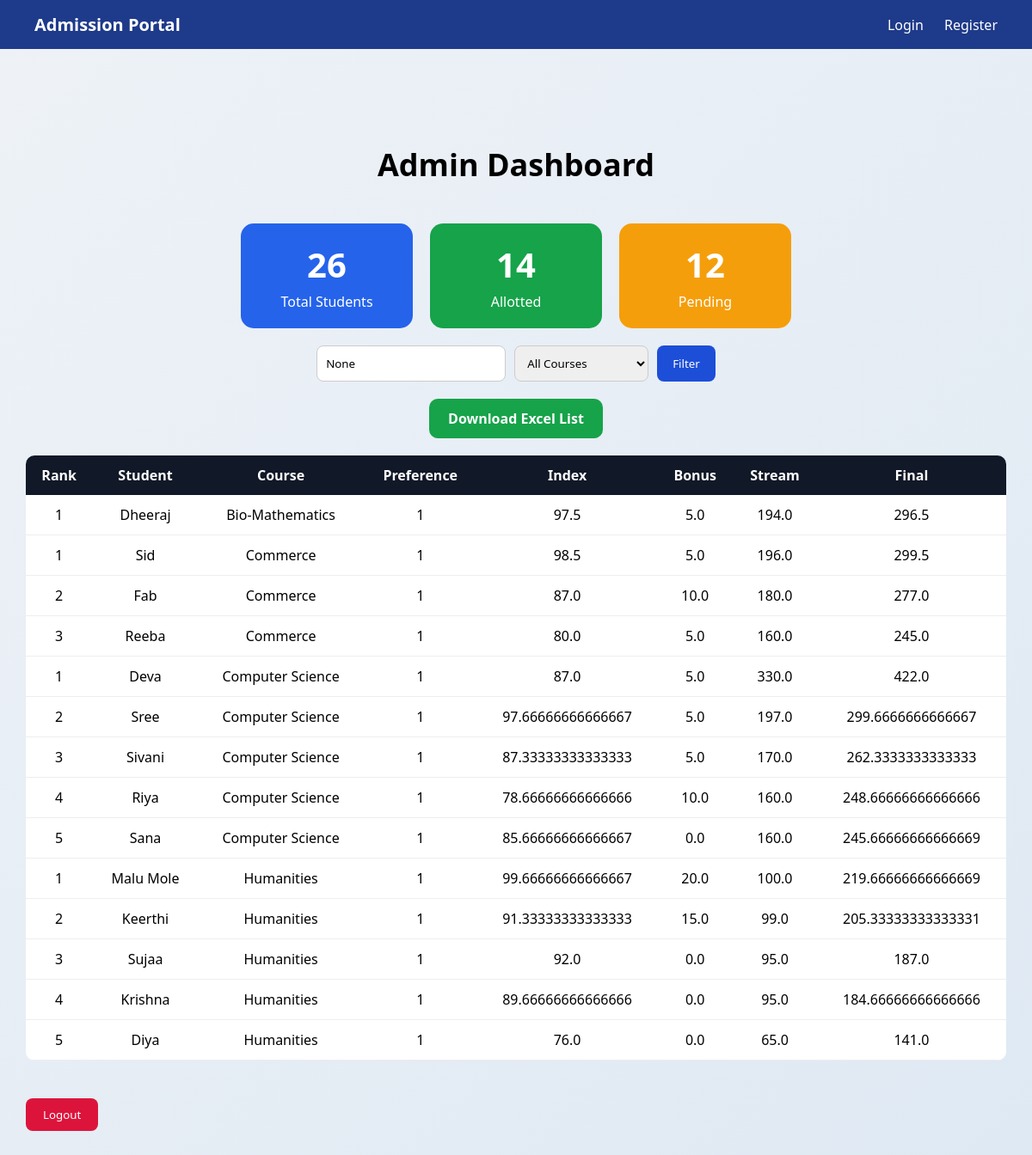
The app's page /admin-dashboard/ (signed in), older data.
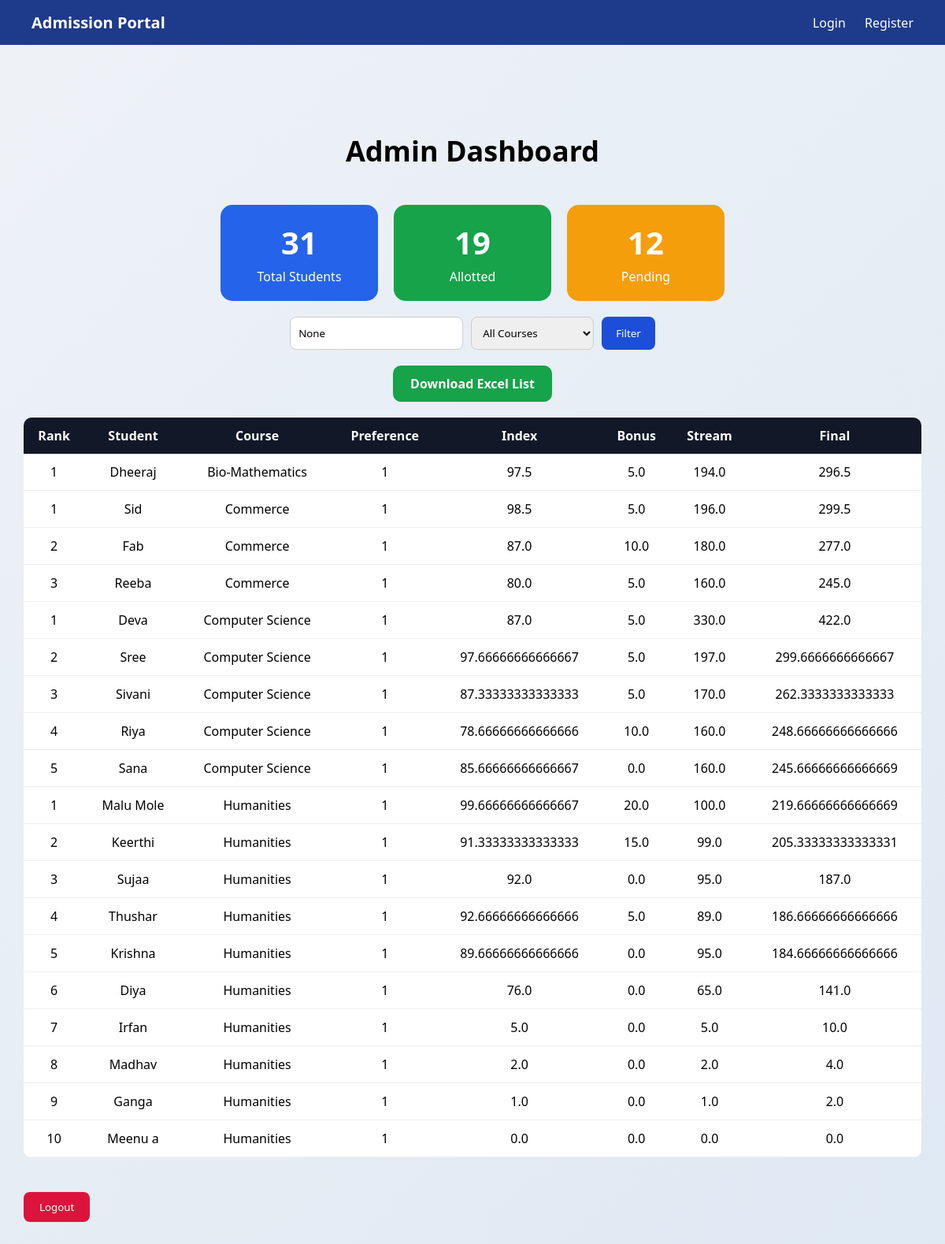
The same page, newer data.
### calculation/models.py (models this page shows, shortened)
class AdmissionResult(models.Model):
    student = models.ForeignKey(
        Student,
        on_delete=models.CASCADE
    )
    course = models.CharField(
        max_length=50,
        choices=COURSE_CHOICES
    )
    preference_order = models.IntegerField(default=1)
    index_mark = models.FloatField(default=0)
    bonus_mark = models.FloatField(default=0)
    final_score = models.FloatField(default=0)
    stream_score = models.FloatField(default=0)
    rank = models.IntegerField(
        null=True,
        blank=True
    )
    allotted = models.BooleanField(default=False)

### accounts/models.py (models this page shows, shortened)
class Student(models.Model):
    student_id = models.AutoField(primary_key=True)
    BOARD_CHOICES = [
        ('CBSE', 'CBSE'),
        ('KERALA', 'Kerala State'),
    ]
    STATUS_CHOICES = [
        ('pending', 'Pending'),       # after registration
        ('active', 'Active'),         # profile completed
        ('submitted', 'Application Submitted'),   # final application submitted
        ('ranked', 'Ranked the Lists'),        # after admin processing
    ]
    user = models.OneToOneField(User, on_delete=models.CASCADE)
    name = models.CharField(max_length=100)
    dob = models.DateField(null=True, blank=True)
    mobile = models.CharField(max_length=15)
    email = models.EmailField(unique=True)
    board = models.CharField(
        max_length=10,
        choices=BOARD_CHOICES,
        null=False,
        blank=False
    )
    status = models.CharField(
        max_length=20,
        choices=STATUS_CHOICES,
        default='pending'
    )
    created_at = models.DateTimeField(auto_now_add=True)

### accounts/views.py (the view)
# urls.py: path('admin-dashboard/', views.admin_dashboard, name='admin_dashboard'),
@login_required
def admin_dashboard(request):
    selected_course = request.GET.get('course')
    search_query = request.GET.get('search')
    results = AdmissionResult.objects.filter(
        allotted=True
    )
    if search_query:
        results = results.filter(
            student__name__icontains=search_query
        )
    if selected_course:
        results = results.filter(course__iexact=selected_course)
    results = results.order_by(
        'course',
        'rank'
    )
    total_students = Student.objects.count()
    allotted_students = AdmissionResult.objects.filter(
        allotted=True
    ).values('student').distinct().count()
    pending_students = total_students - allotted_students
    context = {
        'results': results,
        'selected_course': selected_course,
        'search_query': search_query,
        'total_students': total_students,
        'allotted_students': allotted_students,
        'pending_students': pending_students,
    }
    return render(
        request,
        'admin_dashboard.html',
        context
    )

### templates/admin_dashboard.html (shortened to what this page needs)
{% extends 'base.html' %}
{% load static %}
{% block content %}
<div class="admin-wrapper">
    <h2 class="title">Admin Dashboard</h2>
    <br><br>
    <div class="stats">
        <div class="card blue">
            <h1>{{ total_students }}</h1>
            <p>Total Students</p>
        </div>
        <div class="card green">
            <h1>{{ allotted_students }}</h1>
            <p>Allotted</p>
        </div>
        <div class="card orange">
            <h1>{{ pending_students }}</h1>
            <p>Pending</p>
        </div>
    </div>
    <form method="GET" class="filter">
        <input type="text" name="search" placeholder="Search student..." value="{{ search_query }}">
        <select name="course">
            <option value="">All Courses</option>
        </select>
        <button type="submit">Filter</button>
    </form>
    <div class="table-box">
        <table>
            <thead>
                <tr>
                    <th>Rank</th>
                    <th>Student</th>
                    <th>Course</th>
                    <th>Preference</th>
                    <th>Index</th>
                    <th>Bonus</th>
                    <th>Stream</th>
                    <th>Final</th>
                </tr>
            </thead>
            <tbody>
                {% for r in results %}
                <tr>
                    <td>{{ r.rank }}</td>
                    <td>{{ r.student.name }}</td>
                    <td>{{ r.course }}</td>
                    <td>{{ r.preference_order }}</td>
                    <td>{{ r.index_mark }}</td>
                    <td>{{ r.bonus_mark }}</td>
                    <td>{{ r.stream_score }}</td>
                    <td>{{ r.final_score }}</td>
                </tr>
                {% endfor %}
    <div class="top-actions">
        <a href = "{% url 'download_allotment' %}?course={{ selected_course }}&search={{ search_query }}" class="download-btn">
            Download Excel List
        </a>
    </div>
            </tbody>
        </table>
    <br><br>
    <button class="logout-btn" onclick="location.href='/logout/'">
        Logout
    </button>
    </div>
</div>
{% endblock %}

### templates/base.html (shortened to what this page needs)
{% load static %}
<!DOCTYPE html>
<html>
<head>
    <link rel="stylesheet" href="{% static 'css/style.css' %}">
</head>
<body>
<nav class="navbar">
    <div class="nav-container">
        <div class="nav-title">Admission Portal</div>
        <div class="nav-links">
            <a href="/">Login</a>
            <a href="/register/">Register</a>
        </div>
    </div>
</nav>
<div class="main-container">
    {% block content %}{% endblock %}
</div>
</body>
</html>

### static/css/style.css (style rules this page uses)
* { margin: 0; padding: 0; box-sizing: border-box; font-family: 'Segoe UI', sans-serif; }
body { background: linear-gradient(135deg, #eef2f7, #dfe9f3); min-height: 100vh; }
.navbar { background: #1e3a8a; padding: 15px 40px; }
.nav-container { display: flex; justify-content: space-between; align-items: center; }
.nav-title { color: white; font-size: 20px; font-weight: bold; }
.nav-links a { color: white; text-decoration: none; margin-left: 20px; font-weight: 500; transition: 0.3s; }
.main-container { display: flex; justify-content: center; align-items: center; margin-top: 80px; flex-direction: column; }
.logout-btn { padding: 10px 20px; background: crimson; color: white; border: none; border-radius: 8px; cursor: pointer; }

Row changes from the older to the newer data that the page shows:
removed AdmissionResult: rank "4", student.name "Krishna", course "Humanities", preference_order "1", index_mark "89.66666666666666", bonus_mark "0.0", stream_score "95.0", final_score "184.66666666666666"
removed AdmissionResult: rank "5", student.name "Diya", course "Humanities", preference_order "1", index_mark "76.0", bonus_mark "0.0", stream_score "65.0", final_score "141.0"
added AdmissionResult: rank "4", student.name "Thushar", course "Humanities", preference_order "1", index_mark "92.66666666666666", bonus_mark "5.0", stream_score "89.0", final_score "186.66666666666666"
added AdmissionResult: rank "5", student.name "Krishna", course "Humanities", preference_order "1", index_mark "89.66666666666666", bonus_mark "0.0", stream_score "95.0", final_score "184.66666666666666"
added AdmissionResult: rank "6", student.name "Diya", course "Humanities", preference_order "1", index_mark "76.0", bonus_mark "0.0", stream_score "65.0", final_score "141.0"
added AdmissionResult: rank "7", student.name "Irfan", course "Humanities", preference_order "1", index_mark "5.0", bonus_mark "0.0", stream_score "5.0", final_score "10.0"
added AdmissionResult: rank "8", student.name "Madhav", course "Humanities", preference_order "1", index_mark "2.0", bonus_mark "0.0", stream_score "2.0", final_score "4.0"
added AdmissionResult: rank "9", student.name "Ganga", course "Humanities", preference_order "1", index_mark "1.0", bonus_mark "0.0", stream_score "1.0", final_score "2.0"
added AdmissionResult: rank "10", student.name "Meenu a", course "Humanities", preference_order "1", index_mark "0.0", bonus_mark "0.0", stream_score "0.0", final_score "0.0"
Text that changed along with them:
{{ total_students }}: "26" → "31"
{{ allotted_students }}: "14" → "19"
